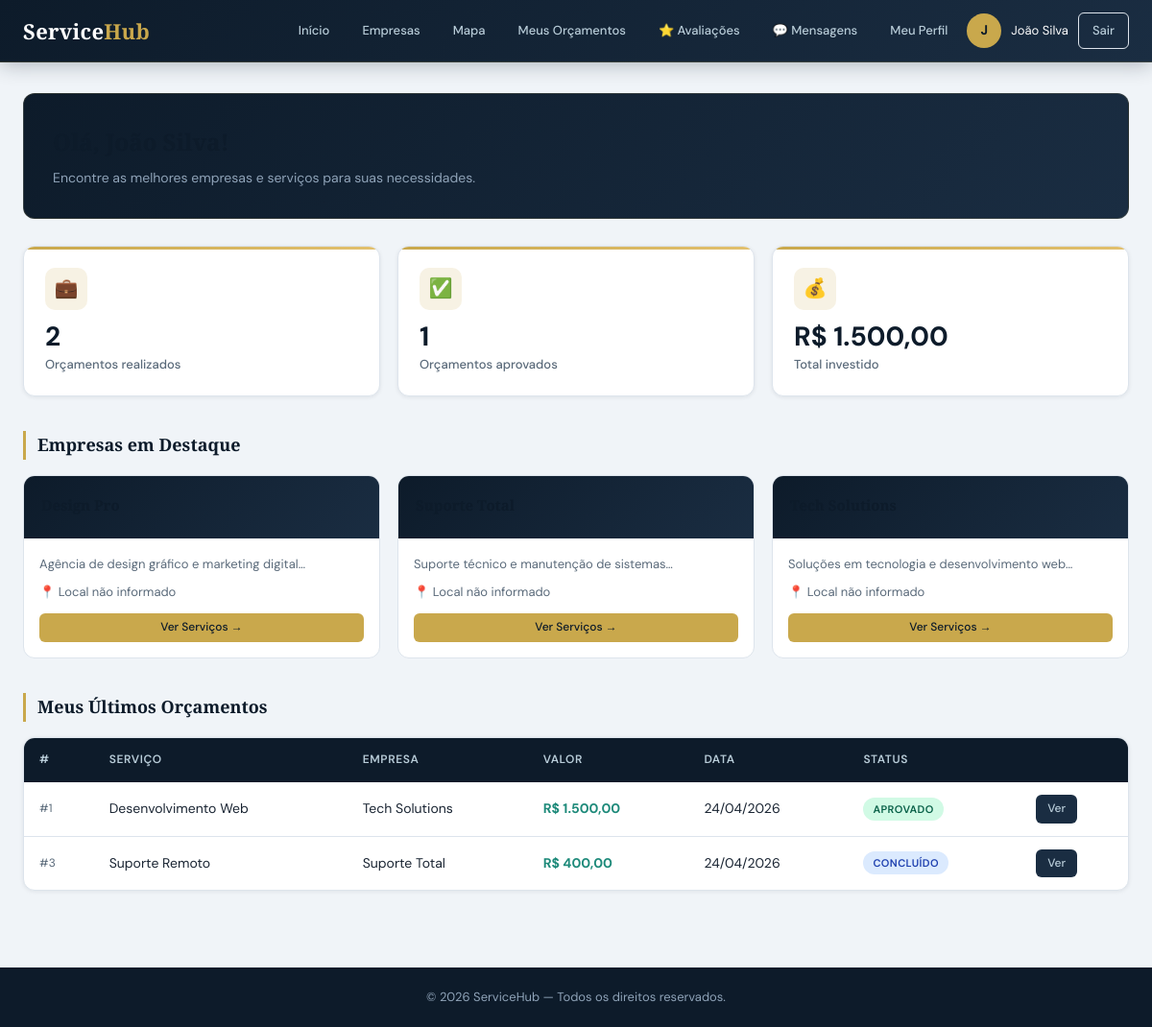
The app's page /dashboard_cliente.php (signed in) with its own data.
### tables this page shows
CREATE TABLE empresas (
    id INT AUTO_INCREMENT PRIMARY KEY,
    nome_empresa VARCHAR(100) NOT NULL,
    email VARCHAR(100) NOT NULL UNIQUE,
    senha VARCHAR(255) NOT NULL,
    cnpj VARCHAR(20) UNIQUE,
    telefone VARCHAR(20),
    endereco TEXT,
    descricao TEXT,
    logo VARCHAR(255),
    site VARCHAR(100),
    status TINYINT DEFAULT 1 COMMENT '1=Ativa, 0=Inativa',
    created_at TIMESTAMP DEFAULT CURRENT_TIMESTAMP,
    updated_at TIMESTAMP DEFAULT CURRENT_TIMESTAMP ON UPDATE CURRENT_TIMESTAMP
);

CREATE TABLE orcamentos (
    id INT AUTO_INCREMENT PRIMARY KEY,
    cliente_id INT NOT NULL,
    servico_id INT,
    empresa_id INT,
    quantidade INT DEFAULT 1,
    valor_total DECIMAL(10,2) NOT NULL DEFAULT 0,
    status ENUM('pendente','aprovado','rejeitado','concluido','expirado') DEFAULT 'pendente',
    observacoes TEXT,
    data_orcamento DATE NOT NULL,
    data_validade DATE,
    created_at TIMESTAMP DEFAULT CURRENT_TIMESTAMP,
    updated_at TIMESTAMP DEFAULT CURRENT_TIMESTAMP ON UPDATE CURRENT_TIMESTAMP,
    FOREIGN KEY (cliente_id) REFERENCES clientes(id) ON DELETE CASCADE,
    FOREIGN KEY (servico_id) REFERENCES servicos(id) ON DELETE SET NULL,
    FOREIGN KEY (empresa_id) REFERENCES empresas(id) ON DELETE SET NULL
);

CREATE TABLE servicos (
    id INT AUTO_INCREMENT PRIMARY KEY,
    empresa_id INT,
    nome VARCHAR(100) NOT NULL,
    descricao TEXT,
    valor DECIMAL(10,2) NOT NULL,
    duracao_estimada INT COMMENT 'Duração em horas',
    categoria VARCHAR(50),
    status TINYINT DEFAULT 1 COMMENT '1=Ativo, 0=Inativo',
    created_at TIMESTAMP DEFAULT CURRENT_TIMESTAMP,
    updated_at TIMESTAMP DEFAULT CURRENT_TIMESTAMP ON UPDATE CURRENT_TIMESTAMP,
    FOREIGN KEY (empresa_id) REFERENCES empresas(id) ON DELETE CASCADE
);

### dashboard_cliente.php (the view, shortened to what this page needs)
<?php
require_once 'includes/config.php';
require_once 'includes/functions.php';
$cid = $_SESSION['cliente_id'];
$empresas     = $pdo->query("SELECT * FROM empresas WHERE status=1 ORDER BY nome_empresa")->fetchAll();
$orcamentosStmt=$pdo->prepare("SELECT o.*,s.nome AS svc,e.nome_empresa AS emp FROM orcamentos o LEFT JOIN servicos s ON s.id=o.servico_id LEFT JOIN empresas e ON e.id=o.empresa_id WHERE o.cliente_id=? ORDER BY o.created_at DESC LIMIT 10");
$orcamentosStmt->execute([$cid]); $orcList=$orcamentosStmt->fetchAll();
$r=$pdo->prepare("SELECT COUNT(*) FROM orcamentos WHERE cliente_id=?"); $r->execute([$cid]); $totalOrc=$r->fetchColumn();
$r=$pdo->prepare("SELECT COUNT(*) FROM orcamentos WHERE cliente_id=? AND status='aprovado'"); $r->execute([$cid]); $totalAprov=$r->fetchColumn();
$r=$pdo->prepare("SELECT SUM(valor_total) FROM orcamentos WHERE cliente_id=? AND status='aprovado'"); $r->execute([$cid]); $gasto=$r->fetchColumn();
?>
<!DOCTYPE html>
<html lang="pt-BR">
<head>
  <link rel="stylesheet" href="css/estilo.css">
</head>
<body>
<nav class="dash-nav">
  <div class="inner">
    <div class="logo"><h1>Service<span class="logo-span">Hub</span></h1></div>
    <div class="nav-items">
      <a href="dashboard_cliente.php">Início</a>
      <a href="clientes/empresas.php">Empresas</a>
      <a href="clientes/mapa.php"><i class="fas fa-map-marked-alt"></i> Mapa</a>
      <a href="orcamentos/index.php?cliente=<?=$cid?>">Meus Orçamentos</a>
      <a href="avaliacoes/index.php">⭐ Avaliações</a>
      <a href="chat/index.php" id="navChat">💬 Mensagens</a>
      <a href="clientes/perfil.php">Meu Perfil</a>
      <div class="user-chip">
        <div class="avatar"><?= strtoupper(substr($_SESSION['cliente_nome'],0,1)) ?></div>
        <span style="color:#fff;font-size:13px;"><?= htmlspecialchars($_SESSION['cliente_nome']) ?></span>
        <a href="logout.php" class="btn btn-sm btn-ghost" style="color:var(--slate-lt);">Sair</a>
      </div>
    </div>
  </div>
</nav>
<div class="container">
  <div class="welcome-banner">
    <h1>Olá, <?= htmlspecialchars($_SESSION['cliente_nome']) ?>!</h1>
    <p>Encontre as melhores empresas e serviços para suas necessidades.</p>
  </div>
  <div class="stats-grid" style="margin-bottom:36px;">
    <div class="stat-card">
      <div class="stat-icon">💼</div>
      <div class="stat-number"><?=$totalOrc?></div>
      <div class="stat-label">Orçamentos realizados</div>
    </div>
    <div class="stat-card">
      <div class="stat-icon">✅</div>
      <div class="stat-number"><?=$totalAprov?></div>
      <div class="stat-label">Orçamentos aprovados</div>
    </div>
    <div class="stat-card">
      <div class="stat-icon">💰</div>
      <div class="stat-number"><?= formatMoney($gasto) ?></div>
      <div class="stat-label">Total investido</div>
    </div>
  </div>
  <h2 class="section-heading">Empresas em Destaque</h2>
  <div class="empresa-grid">
    <?php foreach (array_slice($empresas,0,6) as $e): ?>
    <div class="emp-card">
      <div class="emp-card-top">
        <h3><?= htmlspecialchars($e['nome_empresa']) ?></h3>
      </div>
      <div class="emp-card-body">
        <p><?= htmlspecialchars(mb_substr($e['descricao']??'',0,100)) ?>…</p>
        <p>📍 <?= htmlspecialchars($e['endereco']??'Local não informado') ?></p>
        <a href="clientes/empresa.php?id=<?=$e['id']?>" class="btn btn-primary btn-sm" style="width:100%;justify-content:center;margin-top:4px;">Ver Serviços →</a>
      </div>
    </div>
    <?php endforeach; ?>
  </div>
  <h2 class="section-heading">Meus Últimos Orçamentos</h2>
  <div class="table-wrap">
    <table>
      <thead><tr><th>#</th><th>Serviço</th><th>Empresa</th><th>Valor</th><th>Data</th><th>Status</th><th></th></tr></thead>
      <tbody>
        <?php foreach ($orcList as $o): ?>
        <tr>
          <td style="color:var(--text-muted);font-size:12px;">#<?=$o['id']?></td>
          <td><?= htmlspecialchars($o['svc'] ?? 'Serviço removido') ?></td>
          <td><?= htmlspecialchars($o['emp'] ?? 'Empresa removida') ?></td>
          <td><strong style="color:var(--teal);"><?= formatMoney($o['valor_total']) ?></strong></td>
          <td><?= formatDate($o['data_orcamento']) ?></td>
          <td><?= statusBadge($o['status']) ?></td>
          <td><a href="orcamentos/view.php?id=<?=$o['id']?>" class="btn btn-sm">Ver</a></td>
        </tr>
        <?php endforeach; ?>
      </tbody>
    </table>
  </div>
</div>
<footer style="background:var(--navy);color:var(--slate);text-align:center;padding:20px;margin-top:48px;font-size:13px;">
  © <?= date('Y') ?> ServiceHub — Todos os direitos reservados.
</footer>
</body>
</html>

### includes/functions.php (shortened to what this page needs)
<?php
function formatDate($date, $format = 'd/m/Y') {
    return (new DateTime($date))->format($format);
}
function formatMoney($value) {
    return 'R$ ' . number_format($value ?? 0, 2, ',', '.');
}
function statusBadge($status) {
    $map = [
        'pendente'  => ['label' => 'Pendente',  'class' => 'badge-pendente'],
        'aprovado'  => ['label' => 'Aprovado',  'class' => 'badge-aprovado'],
        'rejeitado' => ['label' => 'Rejeitado', 'class' => 'badge-rejeitado'],
        'concluido' => ['label' => 'Concluído', 'class' => 'badge-concluido'],
        'expirado'  => ['label' => 'Expirado',  'class' => 'badge-expirado'],
    ];
    $s = $map[$status] ?? ['label' => ucfirst($status), 'class' => 'badge-secondary'];
    return "<span class='badge {$s['class']}'>{$s['label']}</span>";
}

### css/estilo.css (style rules this page uses)
:root { --navy: #0d1b2a; --navy-mid: #132033; --navy-soft: #1a2d42; --gold: #c9a84c; --gold-lt: #e2c06e; --gold-dim: rgba(201,168,76,.15); --teal: #1e8a7a; --teal-lt: #26b09c; --red: #c0392b; --red-lt: #e74c3c; --green: #1a7a4a; --green-lt: #27ae60; --slate: #8fa3b8; --slate-lt: #b8ccd8; --surface: #ffffff; --bg: #f0f4f8; --border: #dde4ec; --text: #1a2533; --text-muted:#5a6a7a; --radius-sm: 6px; --radius: 12px; --radius-lg: 18px; --shadow-sm: 0 1px 4px rgba(13,27,42,.08); --shadow: 0 4px 20px rgba(13,27,42,.10); --shadow-lg: 0 12px 40px rgba(13,27,42,.14); --transition: .22s cubic-bezier(.4,0,.2,1); }
*, *::before, *::after { box-sizing: border-box; margin: 0; padding: 0; }
html { font-size: 15px; scroll-behavior: smooth; }
body { font-family: 'DM Sans', system-ui, sans-serif; background: var(--bg); color: var(--text); line-height: 1.65; -webkit-font-smoothing: antialiased; }
h1,h2,h3 { font-family: 'Playfair Display', Georgia, serif; color: var(--navy); }
a { color: var(--gold); text-decoration: none; transition: color var(--transition); }
.container { max-width: 1200px; margin: 0 auto; padding: 32px 24px; }
.logo h1 { font-family: 'Playfair Display', serif; font-size: 22px; color: #fff; letter-spacing: .3px; line-height: 1.2; }
.logo h1 span, .logo-span { color: var(--gold); }
.btn { display: inline-flex; align-items: center; gap: 6px; padding: 9px 18px; border-radius: var(--radius-sm); font-size: 13px; font-weight: 500; font-family: 'DM Sans', sans-serif; cursor: pointer; border: none; transition: all var(--transition); text-decoration: none; white-space: nowrap; background: var(--navy-soft); color: var(--slate-lt); }
.btn-primary { background: var(--gold); color: var(--navy); }
.btn-ghost { background: transparent; border: 1px solid var(--border); color: var(--text-muted); }
.btn-sm { padding: 5px 12px; font-size: 12px; }
.stats-grid { display: grid; grid-template-columns: repeat(auto-fit, minmax(210px, 1fr)); gap: 18px; margin-bottom: 32px; }
.stat-card { background: var(--surface); border: 1px solid var(--border); border-radius: var(--radius); padding: 22px; position: relative; overflow: hidden; box-shadow: var(--shadow-sm); transition: transform var(--transition), box-shadow var(--transition); }
.stat-card::before { content: ''; position: absolute; top: 0; left: 0; right: 0; height: 3px; background: linear-gradient(90deg, var(--gold), var(--gold-lt)); }
.stat-card .stat-icon { width: 44px; height: 44px; border-radius: 10px; background: var(--gold-dim); display: flex; align-items: center; justify-content: center; font-size: 20px; margin-bottom: 14px; color: var(--gold); }
.stat-card .stat-number { font-size: 28px; font-weight: 700; font-family: 'DM Sans', sans-serif; color: var(--navy); line-height: 1; margin-bottom: 4px; }
.stat-card .stat-label { font-size: 13px; color: var(--text-muted); font-weight: 500; }
.table-wrap { background: var(--surface); border: 1px solid var(--border); border-radius: var(--radius); overflow: hidden; box-shadow: var(--shadow-sm); }
table { width: 100%; border-collapse: collapse; }
thead tr { background: var(--navy); }
th { padding: 13px 16px; text-align: left; font-size: 12px; font-weight: 600; color: var(--slate-lt); text-transform: uppercase; letter-spacing: .6px; white-space: nowrap; }
td { padding: 13px 16px; border-bottom: 1px solid var(--border); font-size: 14px; vertical-align: middle; }
tbody tr:last-child td { border-bottom: none; }
.badge { display: inline-flex; align-items: center; padding: 3px 10px; border-radius: 100px; font-size: 11px; font-weight: 600; text-transform: uppercase; letter-spacing: .4px; }
.badge-success, .badge-aprovado { background: #d1fae5; color: #065f46; }
.badge-info, .badge-concluido { background: #dbeafe; color: #1e40af; }

### records on screen
empresas: descricao "Agência de design gráfico e marketing digital", endereco "Local não informado"
empresas: descricao "Suporte técnico e manutenção de sistemas", endereco "Local não informado"
empresas: descricao "Soluções em tecnologia e desenvolvimento web", endereco "Local não informado", $e['id'] 1 (drawn)
orcamentos: id "1", servico.nome "Desenvolvimento Web", empresa.nome_empresa "Tech Solutions", valor_total "R$ 1.500,00", data_orcamento "24/04/2026", status "APROVADO"
orcamentos: id "3", servico.nome "Suporte Remoto", empresa.nome_empresa "Suporte Total", valor_total "R$ 400,00", data_orcamento "24/04/2026", status "CONCLUÍDO"

### other values on screen
substr($_SESSION['cliente_nome'],0,1) "J"
$_SESSION['cliente_nome'] "João Silva"
$totalOrc "2"
$totalAprov "1"
formatMoney($gasto) "R$ 1.500,00"
